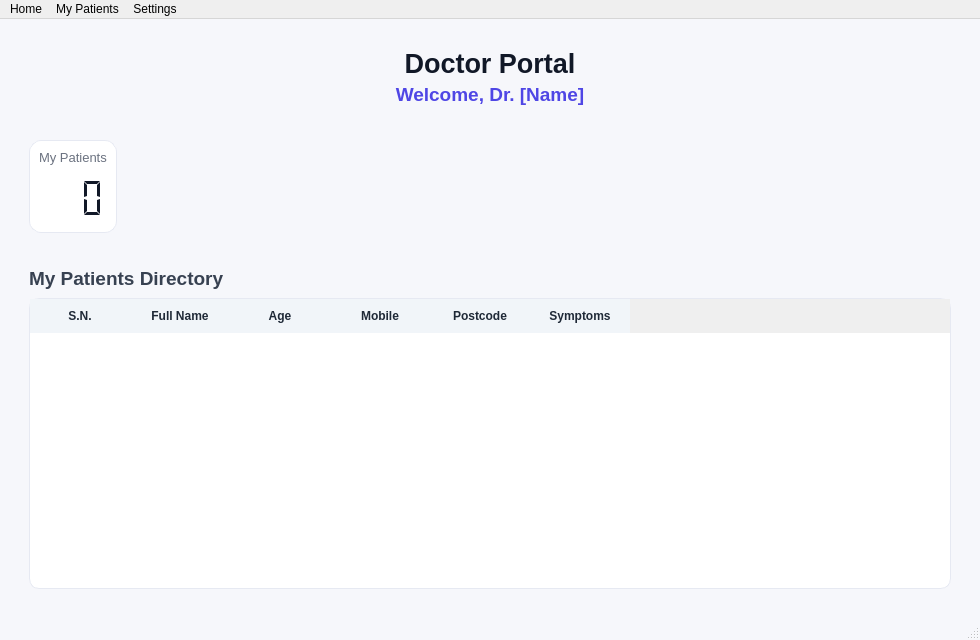
<?xml version="1.0" encoding="UTF-8"?>
<ui version="4.0">
 <class>DoctorWindow</class>
 <widget class="QMainWindow" name="DoctorWindow">
  <property name="geometry">
   <rect>
    <x>0</x>
    <y>0</y>
    <width>980</width>
    <height>640</height>
   </rect>
  </property>
  <property name="windowTitle">
   <string>Doctor Portal - Hospital Management System</string>
  </property>
  <property name="styleSheet">
   <string notr="true">QMainWindow {
    background-color: #f6f7fb;
}
QFrame#statCard {
    background-color: #ffffff;
    border: 1px solid #e6e9f2;
    border-radius: 12px;
}
QLabel#titleLabel {
    font-size: 20pt;
    font-weight: 600;
    color: #111827;
}
QLabel#subtitleLabel {
    font-size: 10pt;
    color: #6b7280;
}
QLabel#welcomeLabel {
    font-size: 14pt;
    font-weight: 500;
    color: #4f46e5;
}
QTableWidget {
    background: #ffffff;
    border: 1px solid #e6e9f2;
    border-radius: 10px;
    gridline-color: #e6e9f2;
}
QHeaderView::section {
    background-color: #f1f5f9;
    color: #1f2937;
    border: none;
    padding: 8px;
    font-weight: 600;
}
QLCDNumber {
    background: transparent;
    color: #111827;
}
</string>
  </property>
  <widget class="QWidget" name="centralwidget">
   <layout class="QVBoxLayout" name="centralLayout">
    <property name="spacing">
     <number>16</number>
    </property>
    <property name="leftMargin">
     <number>20</number>
    </property>
    <property name="topMargin">
     <number>20</number>
    </property>
    <property name="rightMargin">
     <number>20</number>
    </property>
    <property name="bottomMargin">
     <number>20</number>
    </property>
    <item>
     <widget class="QWidget" name="headerWidget" native="true">
      <layout class="QVBoxLayout" name="headerLayout">
       <property name="spacing">
        <number>4</number>
       </property>
       <item>
        <widget class="QLabel" name="titleLabel">
         <property name="styleSheet">
          <string notr="true">text-align: center;
</string>
         </property>
         <property name="text">
          <string>Doctor Portal</string>
         </property>
         <property name="alignment">
          <set>Qt::AlignCenter</set>
         </property>
        </widget>
       </item>
       <item>
        <widget class="QLabel" name="welcomeLabel">
         <property name="text">
          <string>Welcome, Dr. [Name]</string>
         </property>
         <property name="alignment">
          <set>Qt::AlignCenter</set>
         </property>
        </widget>
       </item>
      </layout>
     </widget>
    </item>
    <item>
     <widget class="QWidget" name="statsWidget" native="true">
      <layout class="QHBoxLayout" name="statsLayout">
       <property name="spacing">
        <number>12</number>
       </property>
       <item>
        <widget class="QFrame" name="statCard">
         <property name="frameShape">
          <enum>QFrame::StyledPanel</enum>
         </property>
         <property name="frameShadow">
          <enum>QFrame::Raised</enum>
         </property>
         <layout class="QVBoxLayout" name="statCardLayout">
          <property name="spacing">
           <number>8</number>
          </property>
          <item>
           <widget class="QLabel" name="subtitleLabel">
            <property name="text">
             <string>My Patients</string>
            </property>
           </widget>
          </item>
          <item>
           <widget class="QLCDNumber" name="lcdNumber">
            <property name="minimumSize">
             <size>
              <width>0</width>
              <height>50</height>
             </size>
            </property>
            <property name="frameShape">
             <enum>QFrame::NoFrame</enum>
            </property>
            <property name="digitCount">
             <number>3</number>
            </property>
            <property name="segmentStyle">
             <enum>QLCDNumber::Flat</enum>
            </property>
           </widget>
          </item>
         </layout>
        </widget>
       </item>
       <item>
        <spacer name="horizontalSpacer">
         <property name="orientation">
          <enum>Qt::Horizontal</enum>
         </property>
         <property name="sizeHint" stdset="0">
          <size>
           <width>40</width>
           <height>20</height>
          </size>
         </property>
        </spacer>
       </item>
      </layout>
     </widget>
    </item>
    <item>
     <widget class="QWidget" name="tableWidget_container" native="true">
      <layout class="QVBoxLayout" name="tableLayout">
       <property name="spacing">
        <number>8</number>
       </property>
       <item>
        <widget class="QLabel" name="label">
         <property name="styleSheet">
          <string notr="true">font-size: 14pt; font-weight: 600; color: #374151;</string>
         </property>
         <property name="text">
          <string>My Patients Directory</string>
         </property>
        </widget>
       </item>
       <item>
        <widget class="QTableWidget" name="tableWidget">
         <property name="sizePolicy">
          <sizepolicy hsizetype="Expanding" vsizetype="Expanding">
           <horstretch>0</horstretch>
           <verstretch>0</verstretch>
          </sizepolicy>
         </property>
         <property name="rowCount">
          <number>0</number>
         </property>
         <property name="columnCount">
          <number>6</number>
         </property>
         <column>
          <property name="text">
           <string>S.N.</string>
          </property>
         </column>
         <column>
          <property name="text">
           <string>Full Name</string>
          </property>
         </column>
         <column>
          <property name="text">
           <string>Age</string>
          </property>
         </column>
         <column>
          <property name="text">
           <string>Mobile</string>
          </property>
         </column>
         <column>
          <property name="text">
           <string>Postcode</string>
          </property>
         </column>
         <column>
          <property name="text">
           <string>Symptoms</string>
          </property>
         </column>
        </widget>
       </item>
      </layout>
     </widget>
    </item>
   </layout>
  </widget>
  <widget class="QMenuBar" name="menubar">
   <property name="geometry">
    <rect>
     <x>0</x>
     <y>0</y>
     <width>980</width>
     <height>21</height>
    </rect>
   </property>
   <widget class="QMenu" name="menuHome">
    <property name="title">
     <string>Home</string>
    </property>
   </widget>
   <widget class="QMenu" name="menuMyPatients">
    <property name="title">
     <string>My Patients</string>
    </property>
   </widget>
   <widget class="QMenu" name="menuSettings">
    <property name="title">
     <string>Settings</string>
    </property>
   </widget>
   <addaction name="menuHome"/>
   <addaction name="menuMyPatients"/>
   <addaction name="menuSettings"/>
  </widget>
  <widget class="QStatusBar" name="statusbar"/>
 </widget>
 <resources/>
 <connections/>
</ui>
